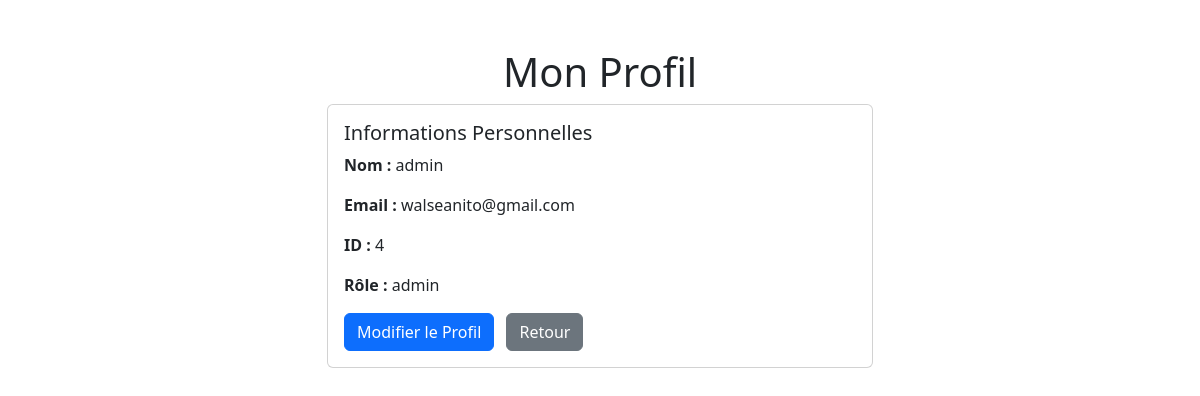
Screenshot of /profile.php (signed in) with the database file from the repository.
### tables this page shows
CREATE TABLE `users` (
  `id` int(11) NOT NULL,
  `nom` varchar(100) NOT NULL,
  `email` varchar(100) NOT NULL,
  `mot_de_passe` varchar(255) NOT NULL,
  `telephone` varchar(20) DEFAULT NULL,
  `role` enum('user','admin') DEFAULT 'user',
  `profil` varchar(255) DEFAULT NULL
);

### db.php (called while the page is built, shortened)
<?php
class Database {
    public static $instance = null;
    public function __construct() {
        $host = 'localhost';
        $db = 'library';
        $username = 'root';
        $password = '';
        try {
            $this->conn = new PDO("mysql:host=$host;dbname=$db;charset=utf8", $username, $password);
        } catch (PDOException $e) {
            die("Erreur de connexion : " . $e->getMessage());
        }
    }
    public static function connect() {
        if (self::$instance === null) {
            self::$instance = new Database();
        }
        return self::$instance->conn;
    }
}
?>

### users.php (called while the page is built, shortened)
<?php
require_once "db.php";
class Users {
    private $conn;
    public function __construct() {
        $this->conn = Database::connect();
    }
    public function getUserById($id) {
        $stmt = $this->conn->prepare("SELECT * FROM users WHERE id = :id");
        $stmt->bindParam(':id', $id);
        $stmt->execute();
        return $stmt->fetch(PDO::FETCH_ASSOC);
    }
}
?>

### profile.php (the view, shortened to what this page needs)
<?php
require_once "users.php";
$userId = $_SESSION['user']['id'];
$usersModel = new Users();
$user = $usersModel->getUserById($userId);
?>
<!DOCTYPE html>
<html lang="fr">
<head>
    <link href="https://cdn.jsdelivr.net/npm/bootstrap@5.3.0/dist/css/bootstrap.min.css" rel="stylesheet">
</head>
<body>
    <div class="container mt-5">
        <h1 class="text-center">Mon Profil</h1>
        <div class="row justify-content-center">
            <div class="col-md-6">
                <div class="card">
                    <div class="card-body">
                        <h5 class="card-title">Informations Personnelles</h5>
                        <p class="card-text"><strong>Nom :</strong> <?php echo htmlspecialchars($user['nom'] ?? 'Non spécifié'); ?></p>
                        <p class="card-text"><strong>Email :</strong> <?php echo htmlspecialchars($user['email'] ?? 'Non spécifié'); ?></p>
                        <p class="card-text"><strong>ID :</strong> <?php echo htmlspecialchars($user['id'] ?? 'Non spécifié'); ?></p>
                        <p class="card-text"><strong>Rôle :</strong> <?php echo htmlspecialchars($user['role'] ?? 'Non spécifié'); ?></p>
                        <a href="edit_profile.php" class="btn btn-primary">Modifier le Profil</a>
                        <a href="dashboard.php" class="btn btn-secondary ms-2">Retour</a>
                    </div>
                </div>
            </div>
        </div>
    </div>
</body>
</html>

### rows the page displays
users: nom "admin", email "walseanito@gmail.com", id "4", role "admin"
